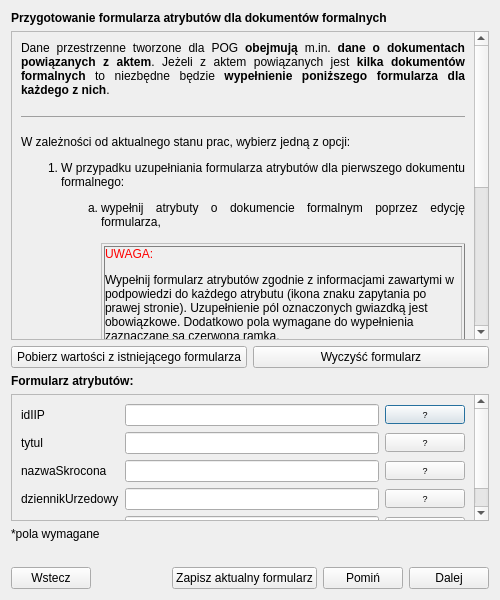
<?xml version="1.0" encoding="UTF-8"?>
<ui version="4.0">
 <class>Dialog</class>
 <widget class="QDialog" name="Dialog">
  <property name="enabled">
   <bool>true</bool>
  </property>
  <property name="geometry">
   <rect>
    <x>0</x>
    <y>0</y>
    <width>500</width>
    <height>600</height>
   </rect>
  </property>
  <property name="windowTitle">
   <string>Dialog</string>
  </property>
  <layout class="QGridLayout" name="gridLayout_3">
   <item row="0" column="0">
    <layout class="QVBoxLayout" name="verticalLayout">
     <item>
      <widget class="QLabel" name="title_lbl">
       <property name="font">
        <font>
         <weight>75</weight>
         <bold>true</bold>
        </font>
       </property>
       <property name="text">
        <string>Przygotowanie formularza atrybutów dla dokumentów formalnych</string>
       </property>
       <property name="margin">
        <number>7</number>
       </property>
      </widget>
     </item>
     <item>
      <widget class="QScrollArea" name="instruction_scrollArea">
       <property name="sizePolicy">
        <sizepolicy hsizetype="Expanding" vsizetype="Preferred">
         <horstretch>0</horstretch>
         <verstretch>0</verstretch>
        </sizepolicy>
       </property>
       <property name="widgetResizable">
        <bool>true</bool>
       </property>
       <widget class="QWidget" name="scrollAreaWidgetContents">
        <property name="geometry">
         <rect>
          <x>0</x>
          <y>-293</y>
          <width>461</width>
          <height>578</height>
         </rect>
        </property>
        <layout class="QGridLayout" name="gridLayout">
         <item row="0" column="0">
          <widget class="QLabel" name="instruction_lbl">
           <property name="font">
            <font>
             <stylestrategy>PreferDefault</stylestrategy>
            </font>
           </property>
           <property name="text">
            <string>&lt;html&gt;&lt;head/&gt;&lt;body&gt;&lt;p&gt;Dane przestrzenne tworzone dla POG &lt;span style=&quot; font-weight:600;&quot;&gt;obejmują&lt;/span&gt; m.in. &lt;span style=&quot; font-weight:600;&quot;&gt;dane o dokumentach powiązanych z aktem&lt;/span&gt;. Jeżeli z aktem powiązanych jest&lt;span style=&quot; font-weight:600;&quot;&gt; kilka dokumentów formalnych&lt;/span&gt; to niezbędne będzie &lt;span style=&quot; font-weight:600;&quot;&gt;wypełnienie poniższego formularza dla każdego z nich&lt;/span&gt;.&lt;/p&gt;&lt;hr/&gt;&lt;p&gt;W zależności od aktualnego stanu prac, wybierz jedną z opcji:&lt;/p&gt;&lt;ol style=&quot;margin-top: 0px; margin-bottom: 0px; margin-left: 0px; margin-right: 0px; -qt-list-indent: 1;&quot;&gt;&lt;li style=&quot; margin-top:12px; margin-bottom:12px; margin-left:0px; margin-right:0px; -qt-block-indent:0; text-indent:0px;&quot;&gt;W przypadku uzupełniania formularza atrybutów dla pierwszego dokumentu formalnego: 
&lt;ol type=&quot;a&quot; style=&quot;margin-top: 0px; margin-bottom: 0px; margin-left: 0px; margin-right: 0px; -qt-list-indent: 2;&quot;&gt;&lt;li style=&quot; margin-top:0px; margin-bottom:0px; margin-left:0px; margin-right:0px; -qt-block-indent:0; text-indent:0px;&quot;&gt;wypełnij atrybuty o dokumencie formalnym poprzez edycję formularza,&lt;br/&gt;&lt;/li&gt;&lt;table border=&quot;1&quot; style=&quot; margin-top:0px; margin-bottom:0px; margin-left:0px; margin-right:0px; border-collapse:collapse;&quot; cellspacing=&quot;2&quot; cellpadding=&quot;0&quot;&gt;&lt;tr&gt;&lt;td&gt;&lt;p&gt;&lt;span style=&quot; color:#ff0000;&quot;&gt;UWAGA:&lt;/span&gt;&lt;/p&gt;&lt;p&gt;Wypełnij formularz atrybutów zgodnie z informacjami zawartymi w podpowiedzi do każdego atrybutu (ikona znaku zapytania po prawej stronie). Uzupełnienie pól oznaczonych gwiazdką jest obowiązkowe. Dodatkowo pola wymagane do wypełnienia zaznaczane są czerwoną ramką.&lt;/p&gt;&lt;/td&gt;&lt;/tr&gt;&lt;/table&gt;&lt;br/&gt;&lt;li style=&quot; margin-top:0px; margin-bottom:0px; margin-left:0px; margin-right:0px; -qt-block-indent:0; text-indent:0px;&quot;&gt;po wypełnieniu formularza kliknij przycisk&lt;span style=&quot; font-weight:600;&quot;&gt; Zapisz aktualny formularz&lt;/span&gt;, żeby zapisać plik na dysku.&lt;/li&gt;&lt;/ol&gt;&lt;/li&gt;&lt;li style=&quot; margin-top:12px; margin-bottom:12px; margin-left:0px; margin-right:0px; -qt-block-indent:0; text-indent:0px;&quot;&gt;W przypadku uzupełniania formularza atrybutów dla kolejnego dokumentu formalnego, wybierz jedną z opcji: 
&lt;ol type=&quot;a&quot; style=&quot;margin-top: 0px; margin-bottom: 0px; margin-left: 0px; margin-right: 0px; -qt-list-indent: 2;&quot;&gt;&lt;li style=&quot; margin-top:0px; margin-bottom:0px; margin-left:0px; margin-right:0px; -qt-block-indent:0; text-indent:0px;&quot;&gt;zmień wpisane w formularzu dane tak, aby odnosiły się one do kolejnego dokumentu, a następnie ponownie kliknij przycisk &lt;span style=&quot; font-weight:600;&quot;&gt;Zapisz aktualny formularz&lt;/span&gt;,&lt;br/&gt;&lt;/li&gt;&lt;li style=&quot; margin-top:0px; margin-bottom:0px; margin-left:0px; margin-right:0px; -qt-block-indent:0; text-indent:0px;&quot;&gt;wypełnij formularz na nowo, klikając przycisk &lt;span style=&quot; font-weight:600;&quot;&gt;Wyczyść formularz&lt;/span&gt; – wszystkie wprowadzone wcześniej dane zostaną usunięte.&lt;br/&gt;&lt;/li&gt;&lt;/ol&gt;&lt;/li&gt;&lt;/ol&gt;&lt;table border=&quot;1&quot; style=&quot; margin-top:0px; margin-bottom:0px; margin-left:0px; margin-right:0px; border-collapse:collapse;&quot; cellspacing=&quot;2&quot; cellpadding=&quot;0&quot;&gt;&lt;tr&gt;&lt;td&gt;&lt;p&gt;&lt;span style=&quot; color:#000080;&quot;&gt;INFORMACJA:&lt;/span&gt;&lt;/p&gt;&lt;p&gt;Podczas kroku 3 z 3 – Generowanie GML dla APP wgraj wszystkie (&lt;span style=&quot; font-weight:600;&quot;&gt;co najmniej jeden&lt;/span&gt;) formularze dla dokumentów formalnych.&lt;/p&gt;&lt;p&gt;Możesz pominąć krok 2. W tym celu kliknij przycisk &lt;span style=&quot; font-weight:600;&quot;&gt;Pomiń.&lt;/span&gt;&lt;/p&gt;&lt;/td&gt;&lt;/tr&gt;&lt;/table&gt;&lt;/body&gt;&lt;/html&gt;</string>
           </property>
           <property name="alignment">
            <set>Qt::AlignJustify|Qt::AlignVCenter</set>
           </property>
           <property name="wordWrap">
            <bool>true</bool>
           </property>
          </widget>
         </item>
        </layout>
       </widget>
      </widget>
     </item>
     <item>
      <layout class="QHBoxLayout" name="horizontalLayout">
       <item>
        <widget class="QPushButton" name="getValues_btn">
         <property name="text">
          <string>Pobierz wartości z istniejącego formularza</string>
         </property>
         <property name="autoDefault">
          <bool>false</bool>
         </property>
        </widget>
       </item>
       <item>
        <widget class="QPushButton" name="clear_btn">
         <property name="text">
          <string>Wyczyść formularz</string>
         </property>
         <property name="autoDefault">
          <bool>false</bool>
         </property>
        </widget>
       </item>
      </layout>
     </item>
     <item>
      <widget class="QLabel" name="titleForm_lbl">
       <property name="font">
        <font>
         <weight>75</weight>
         <bold>true</bold>
        </font>
       </property>
       <property name="text">
        <string>Formularz atrybutów:</string>
       </property>
      </widget>
     </item>
     <item>
      <widget class="QScrollArea" name="form_scrollArea">
       <property name="sizePolicy">
        <sizepolicy hsizetype="Preferred" vsizetype="Expanding">
         <horstretch>0</horstretch>
         <verstretch>0</verstretch>
        </sizepolicy>
       </property>
       <property name="widgetResizable">
        <bool>true</bool>
       </property>
       <widget class="QWidget" name="scrollAreaWidgetContents_2">
        <property name="geometry">
         <rect>
          <x>0</x>
          <y>0</y>
          <width>461</width>
          <height>157</height>
         </rect>
        </property>
        <layout class="QGridLayout" name="gridLayout_2">
         <item row="0" column="4">
          <widget class="QPushButton" name="idHelp_btn">
           <property name="font">
            <font>
             <pointsize>7</pointsize>
            </font>
           </property>
           <property name="text">
            <string>?</string>
           </property>
          </widget>
         </item>
         <item row="2" column="0">
          <widget class="QLabel" name="tytul_lbl">
           <property name="text">
            <string>tytul</string>
           </property>
          </widget>
         </item>
         <item row="4" column="0">
          <widget class="QLabel" name="dziennikUrzedowy_lbl">
           <property name="text">
            <string>dziennikUrzedowy</string>
           </property>
          </widget>
         </item>
         <item row="3" column="4">
          <widget class="QPushButton" name="nazwaSkroconaHelp_btn">
           <property name="font">
            <font>
             <pointsize>7</pointsize>
            </font>
           </property>
           <property name="text">
            <string>?</string>
           </property>
          </widget>
         </item>
         <item row="5" column="4">
          <widget class="QPushButton" name="laczeHelp_btn">
           <property name="font">
            <font>
             <pointsize>7</pointsize>
            </font>
           </property>
           <property name="text">
            <string>?</string>
           </property>
          </widget>
         </item>
         <item row="5" column="0">
          <widget class="QLabel" name="lacze_lbl">
           <property name="text">
            <string>lacze</string>
           </property>
          </widget>
         </item>
         <item row="3" column="0">
          <widget class="QLabel" name="nazwaSkrocona_lbl">
           <property name="text">
            <string>nazwaSkrocona</string>
           </property>
          </widget>
         </item>
         <item row="2" column="4">
          <widget class="QPushButton" name="tytulHelp_btn">
           <property name="font">
            <font>
             <pointsize>7</pointsize>
            </font>
           </property>
           <property name="text">
            <string>?</string>
           </property>
          </widget>
         </item>
         <item row="0" column="0">
          <widget class="QLabel" name="id_lbl">
           <property name="text">
            <string>idIIP</string>
           </property>
          </widget>
         </item>
         <item row="4" column="4">
          <widget class="QPushButton" name="dziennikUrzedowyHelp_btn">
           <property name="font">
            <font>
             <pointsize>7</pointsize>
            </font>
           </property>
           <property name="text">
            <string>?</string>
           </property>
          </widget>
         </item>
         <item row="5" column="1">
          <widget class="QLineEdit" name="lacze_lineEdit">
           <property name="font">
            <font>
             <pointsize>7</pointsize>
            </font>
           </property>
          </widget>
         </item>
         <item row="4" column="1">
          <widget class="QLineEdit" name="dziennikUrzedowy_lineEdit">
           <property name="font">
            <font>
             <pointsize>7</pointsize>
            </font>
           </property>
          </widget>
         </item>
         <item row="3" column="1">
          <widget class="QLineEdit" name="nazwaSkrocona_lineEdit">
           <property name="font">
            <font>
             <pointsize>7</pointsize>
            </font>
           </property>
          </widget>
         </item>
         <item row="2" column="1">
          <widget class="QLineEdit" name="tytul_lineEdit">
           <property name="font">
            <font>
             <pointsize>7</pointsize>
            </font>
           </property>
          </widget>
         </item>
         <item row="0" column="1">
          <widget class="QLineEdit" name="id_lineEdit">
           <property name="sizePolicy">
            <sizepolicy hsizetype="Minimum" vsizetype="Fixed">
             <horstretch>0</horstretch>
             <verstretch>0</verstretch>
            </sizepolicy>
           </property>
           <property name="font">
            <font>
             <pointsize>7</pointsize>
            </font>
           </property>
          </widget>
         </item>
        </layout>
       </widget>
      </widget>
     </item>
     <item>
      <widget class="QLabel" name="requiredFields_lbl">
       <property name="text">
        <string>*pola wymagane</string>
       </property>
      </widget>
     </item>
     <item>
      <widget class="QLabel" name="label_2">
       <property name="text">
        <string/>
       </property>
      </widget>
     </item>
     <item>
      <layout class="QHBoxLayout" name="horizontalLayout_2">
       <item>
        <widget class="QPushButton" name="prev_btn">
         <property name="enabled">
          <bool>true</bool>
         </property>
         <property name="text">
          <string>Wstecz</string>
         </property>
         <property name="autoDefault">
          <bool>false</bool>
         </property>
        </widget>
       </item>
       <item>
        <spacer name="horizontalSpacer_2">
         <property name="orientation">
          <enum>Qt::Horizontal</enum>
         </property>
         <property name="sizeHint" stdset="0">
          <size>
           <width>40</width>
           <height>20</height>
          </size>
         </property>
        </spacer>
       </item>
       <item>
        <widget class="QPushButton" name="saveForm_btn">
         <property name="text">
          <string>Zapisz aktualny formularz</string>
         </property>
         <property name="autoDefault">
          <bool>false</bool>
         </property>
        </widget>
       </item>
       <item>
        <widget class="QPushButton" name="skip_btn">
         <property name="text">
          <string>Pomiń</string>
         </property>
        </widget>
       </item>
       <item>
        <widget class="QPushButton" name="next_btn">
         <property name="text">
          <string>Dalej</string>
         </property>
         <property name="autoDefault">
          <bool>false</bool>
         </property>
        </widget>
       </item>
      </layout>
     </item>
    </layout>
   </item>
  </layout>
 </widget>
 <resources/>
 <connections/>
</ui>
